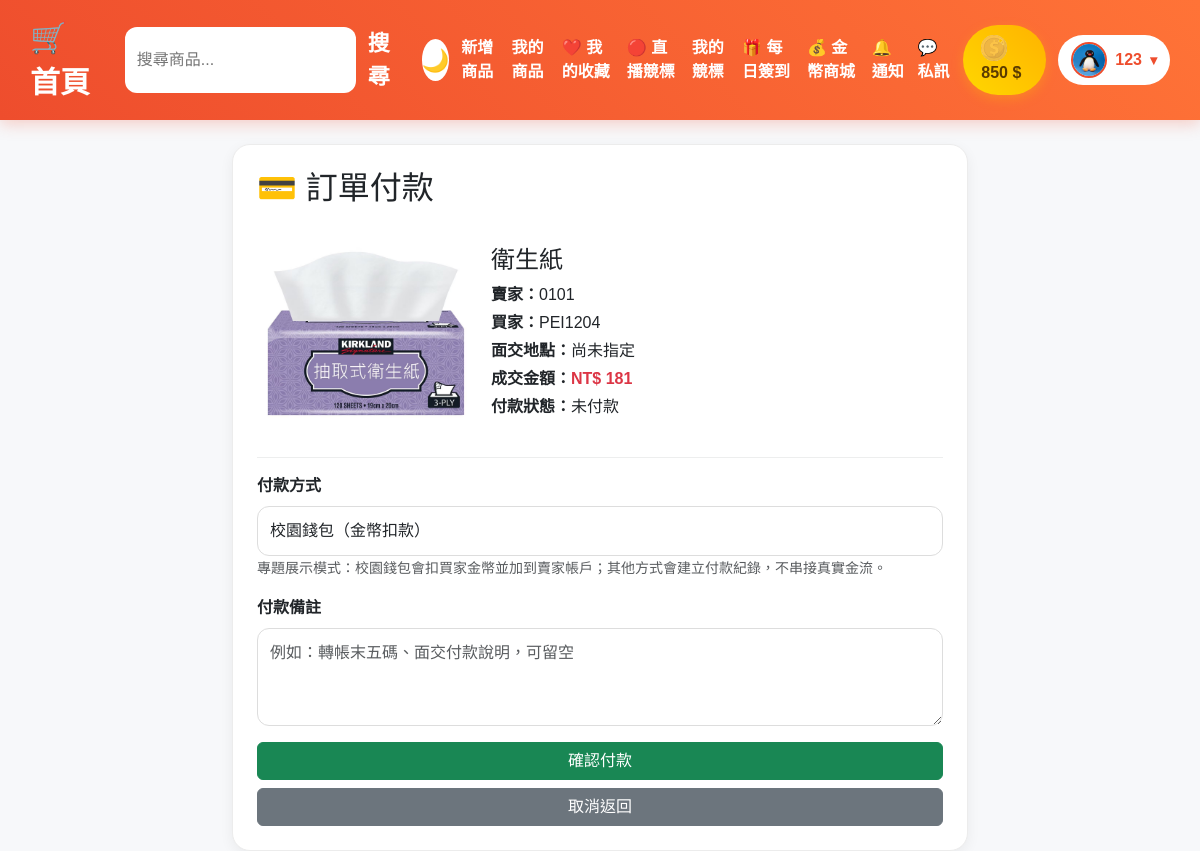
/trade-order/1/pay (signed in), run on the app's committed database.
### tables this page shows
CREATE TABLE products (
    id INTEGER PRIMARY KEY AUTOINCREMENT,
    title TEXT,
    start_price INTEGER,
    current_price INTEGER,
    image TEXT,
    description TEXT,
    category TEXT,
    end_time TEXT,
    user_id INTEGER
, views INTEGER DEFAULT 0, is_pinned INTEGER DEFAULT 0, pin_expire_time TEXT, special_frame INTEGER DEFAULT 0, is_completed INTEGER DEFAULT 0, meet_location TEXT, is_paused INTEGER DEFAULT 0, image1 TEXT, image2 TEXT, image3 TEXT, image4 TEXT, image5 TEXT, condition TEXT DEFAULT '二手', ending_reminder_sent INTEGER DEFAULT 0, trade_method TEXT DEFAULT '面交', meetup_time TEXT DEFAULT '平日晚上', payment_method TEXT DEFAULT '現金', admin_hidden INTEGER DEFAULT 0, admin_hidden_reason TEXT, admin_hidden_at TEXT);

CREATE TABLE users (
    id INTEGER PRIMARY KEY AUTOINCREMENT,
    username TEXT UNIQUE,
    email TEXT,
    password TEXT
, coins INTEGER DEFAULT 100, is_admin INTEGER DEFAULT 0, last_checkin TEXT, avatar TEXT, banner TEXT, has_received_listing_bonus INTEGER DEFAULT 0, is_banned INTEGER DEFAULT 0, ban_reason TEXT, admin_role TEXT DEFAULT 'user', email_verified INTEGER DEFAULT 0, email_verify_token TEXT, phone TEXT, phone_verified INTEGER DEFAULT 0, risk_score INTEGER DEFAULT 0, created_at TEXT, last_ip TEXT, identity_verified INTEGER DEFAULT 0, identity_verify_status TEXT DEFAULT '未申請', identity_reject_reason TEXT, identity_verified_at TEXT);

CREATE TABLE trade_orders (
            id INTEGER PRIMARY KEY AUTOINCREMENT,
            product_id INTEGER UNIQUE,
            seller_id INTEGER,
            buyer_id INTEGER,
            final_price INTEGER,
            status TEXT DEFAULT '等待面交',
            created_at TEXT,
            updated_at TEXT
        , payment_status TEXT DEFAULT '未付款', payment_method TEXT, payment_note TEXT, paid_at TEXT);

### app.py (the view, shortened to what this page needs)
@app.route("/trade-order/<int:order_id>/pay", methods=["GET", "POST"])
def pay_trade_order(order_id):
    if "user_id" not in session:
        return redirect("/login")
    db = get_db()
    order = db.execute(
        """
        SELECT trade_orders.*, products.title, products.image, products.meet_location,
               seller.username AS seller_name, buyer.username AS buyer_name
        FROM trade_orders
        LEFT JOIN products ON trade_orders.product_id = products.id
        LEFT JOIN users AS seller ON trade_orders.seller_id = seller.id
        LEFT JOIN users AS buyer ON trade_orders.buyer_id = buyer.id
        WHERE trade_orders.id=?
        """,
        (order_id,)
    ).fetchone()
    if order is None:
        db.close()
        return "找不到交易訂單"
    if session["user_id"] != order["buyer_id"] and not is_admin():
        db.close()
        return "只有得標買家可以付款"
    db.close()
    return render_template("pay_order.html", order=order)

### app.py (called while the page is built, shortened)
def get_db():
    conn = sqlite3.connect(
        DATABASE,
        timeout=30,
        check_same_thread=False
    )
    conn.row_factory = sqlite3.Row
    return conn

def inject_notification_count():
    if "user_id" not in session:
        return dict(notification_count=0)
    db = get_db()
    count = db.execute(
        """
        SELECT COUNT(*) AS count
        FROM notifications
        WHERE user_id=? AND is_read=0
        """,
        (session["user_id"],)
    ).fetchone()["count"]
    db.close()
    return dict(notification_count=count)

def inject_active_announcements():
    try:
        db = get_db()
        ensure_admin_feature_columns(db)
        announcements = db.execute(
            """
            SELECT *
            FROM announcements
            WHERE IFNULL(is_active, 1)=1
            ORDER BY id DESC
            LIMIT 3
            """
        ).fetchall()
        db.close()
        return dict(active_announcements=announcements)
    except Exception:
        return dict(active_announcements=[])

def current_admin_role():
    role = session.get("admin_role", "user")
    if role == "user" and session.get("is_admin") == 1:
        return "super_admin"
    return role

def is_admin():
    return current_admin_role() in ADMIN_ROLES

def is_super_admin():
    return current_admin_role() == "super_admin"

@app.before_request
def protect_admin_routes():
    if not request.path.startswith("/admin"):
        return None

@app.context_processor
def inject_admin_role_helpers():
    return dict(
        current_admin_role=current_admin_role(),
        admin_role_name=admin_role_name,
        require_admin_role=require_admin_role,
        is_super_admin=is_super_admin()
    )

### templates/pay_order.html (shortened to what this page needs)
{% extends "layout.html" %}
{% block content %}
<div class="container mt-4" style="max-width:760px;">
    <div class="card p-4 shadow-sm">
        <h2 class="mb-3">💳 訂單付款</h2>
        <div class="row g-3 align-items-center">
            <div class="col-md-4">
                <img
                    src="{{ order.image or '/static/default-product.png' }}"
                    style="width:100%;border-radius:16px;object-fit:cover;max-height:220px;"
                >
            </div>
            <div class="col-md-8">
                <h4>{{ order.title }}</h4>
                <p class="mb-1"><strong>賣家：</strong>{{ order.seller_name }}</p>
                <p class="mb-1"><strong>買家：</strong>{{ order.buyer_name }}</p>
                <p class="mb-1"><strong>面交地點：</strong>{{ order.meet_location or '尚未指定' }}</p>
                <p class="mb-1"><strong>成交金額：</strong><span class="text-danger fw-bold">NT$ {{ order.final_price }}</span></p>
                <p class="mb-0"><strong>付款狀態：</strong>{{ order.payment_status or '未付款' }}</p>
            </div>
        </div>
        <hr>
        {% if order.payment_status == '已付款' %}
            <div class="alert alert-success">
                此訂單已付款，付款方式：{{ order.payment_method }}，付款時間：{{ order.paid_at }}。
            </div>
            <a href="/product/{{ order.product_id }}" class="btn btn-shopee">返回商品頁</a>
        {% else %}
            <form method="POST">
                <div class="mb-3">
                    <label class="form-label">付款方式</label>
                    <select name="payment_method" class="form-control" required>
                        <option value="校園錢包">校園錢包（金幣扣款）</option>
                    </select>
                    <small class="text-muted">
                        專題展示模式：校園錢包會扣買家金幣並加到賣家帳戶；其他方式會建立付款紀錄，不串接真實金流。
                    </small>
                </div>
                <div class="mb-3">
                    <label class="form-label">付款備註</label>
                    <textarea
                        name="payment_note"
                        class="form-control"
                        rows="3"
                        placeholder="例如：轉帳末五碼、面交付款說明，可留空"
                    ></textarea>
                </div>
                <button class="btn btn-success w-100" onclick="return confirm('確定送出付款嗎？')">
                    確認付款
                </button>
                <a href="/product/{{ order.product_id }}" class="btn btn-secondary w-100 mt-2">
                    取消返回
                </a>
            </form>
        {% endif %}
    </div>
</div>
{% endblock %}

### templates/layout.html (shortened to what this page needs)
<!DOCTYPE html>
<html lang="zh-TW">
<head>
    <link
        href="https://cdn.jsdelivr.net/npm/bootstrap@5.3.3/dist/css/bootstrap.min.css"
        rel="stylesheet"
    >
    <link
        rel="stylesheet"
        href="{{ url_for('static', filename='style.css') }}"
    >
</head>
<body>
    <nav class="shopee-nav">
        <div class="nav-container">
            <div class="nav-left">
                <a href="/" class="logo">
                    🛒 首頁
                </a>
            </div>
            <div class="nav-center">
                <form
                    action="/"
                    method="GET"
                    class="navbar-search"
                >
                    <input
                        type="text"
                        name="keyword"
                        placeholder="搜尋商品..."
                    >
                    <button type="submit">
                        搜尋
                    </button>
                </form>
            </div>
            <div class="nav-right">
                <button
                    id="themeToggleBtn"
                    class="theme-toggle-btn"
                    type="button"
                    onclick="toggleDarkMode()"
                >
                </button>
                {% if session.get("username") %}
                    <a
                        href="/add"
                        class="nav-link-custom"
                    >
                        新增商品
                    </a>
                    <a
                        href="/my-products"
                        class="nav-link-custom"
                    >
                        我的商品
                    </a>
                    <a
                        href="/my-favorites"
                        class="nav-link-custom"
                    >
                        ❤️ 我的收藏
                    </a>
                    <a
                        href="/live"
                        class="nav-link-custom"
                    >
                        🔴 直播競標
                    </a>
                    <a
                        href="/my-bids"
                        class="nav-link-custom"
                    >
                        我的競標
                    </a>
                    <a
                        href="/daily-checkin"
                        class="nav-link-custom"
                    >
                        🎁 每日簽到
                    </a>
                    <a
                        href="/coin-shop"
                        class="nav-link-custom"
                    >
                        💰 金幣商城
                    </a>
                    <a
                        href="/notifications"
                        class="nav-link-custom notification-link"
                    >
                        🔔 通知
                    </a>
                    <a
                        href="/messages"
                        class="nav-link-custom"
                    >
                        💬 私訊
                    </a>
                    <span class="coin-box">
                        <img
                            src="{{ url_for('static', filename='coin.png') }}"
                            class="coin-icon"
                        >
                        {{ session.get("coins", 0) }} $
                    </span>
                    <div class="user-dropdown">
                        <button
                            class="user-btn"
                            onclick="toggleUserMenu()"
                            type="button"
                        >
                            <img
                                src="{{ session.get('avatar', '/static/default-avatar.png') }}"
                                class="nav-avatar"
                            >
                            <span>
                                {{ session["username"] }}
                            </span>
                            <span class="user-arrow">
                                ▾
                            </span>
                        </button>
                    </div>
                {% endif %}
            </div>
        </div>
    </nav>
    <div class="container mt-4">
        {% block content %}
        {% endblock %}
    </div>
</body>
</html>

### static/style.css (style rules this page uses)
* { margin:0; padding:0; box-sizing:border-box; }
body { background:#f5f5f5; font-family:Arial,sans-serif; color:#222; overflow-x:hidden; }
.shopee-nav { background: linear-gradient( 45deg, #ee4d2d, #ff7337 ); padding:15px 30px; position:sticky; top:0; z-index:999; box-shadow: 0 4px 15px rgba(238,77,45,0.25); }
.nav-container { display:flex; align-items:center; justify-content:space-between; gap:20px; }
.logo { color:white; font-size:30px; font-weight:bold; text-decoration:none; transition:0.3s; }
.nav-center { flex:1; display:flex; justify-content:center; }
.navbar-search { display:flex; width:100%; max-width:500px; }
.navbar-search input { flex:1; padding:12px; border:none; border-radius:10px 0 0 10px; outline:none; }
.navbar-search button { border:none; padding:12px 20px; background:white; font-weight:bold; border-radius:0 10px 10px 0; }
.nav-right { display:flex; align-items:center; gap:12px; }
.nav-link-custom { color:white; text-decoration:none; font-weight:bold; transition:0.3s; }
.coin-box { background: linear-gradient( 45deg, #ffd700, #ffb300 ); padding:10px 18px; border-radius:999px; font-weight:bold; color:#5a3b00; box-shadow: 0 4px 12px rgba(255,193,7,0.3); }
.form-label { font-weight:bold; margin-bottom:8px; }
.form-control { padding:12px; border-radius:12px; border:1px solid #ddd; }
.coin-icon { width:26px; height:26px; margin-right:8px; vertical-align:middle; animation: coinSpin 2s linear infinite; }
.theme-toggle-btn { border:none; background:white; color:#ee4d2d; width:42px; height:42px; border-radius:50%; font-size:22px; font-weight:bold; cursor:pointer; transition:0.3s; }
.user-dropdown { position:relative; }
.user-btn { border:none; background:white; color:#ee4d2d; padding:7px 13px; border-radius:999px; display:flex; align-items:center; gap:8px; font-weight:bold; cursor:pointer; transition:0.2s; white-space:nowrap; }
.nav-avatar { width:36px; height:36px; border-radius:50%; object-fit:cover; border:2px solid #ee4d2d; background:white; }
.user-arrow { font-size:14px; }
.notification-link { position:relative; }
body { background:#f7f8fa; }
.container { max-width:1200px; }
.product-card, .review-card, .chat-box, .notification-card, .message-card, .form-box, .card, .bid-box, .seller-info-box, .auto-bid-box, .winner-box { border-radius:18px !important; box-shadow:0 4px 14px rgba(0,0,0,.06) !important; border:1px solid #ececec; }
hr { opacity:.08; }
input, textarea, select { border-radius:12px !important; }
.navbar-search button { background:transparent !important; border:none !important; box-shadow:none !important; color:white !important; font-size:22px; font-weight:800; padding:0 12px !important; border-radius:0 !important; min-width:auto !important; }

### data on the page
products: image (picture), title "衛生紙"
users: seller_name "0101"
users: buyer_name "PEI1204"
trade_orders: final_price "181", payment_status "未付款"

### other printed values
{{ session.get("coins", 0) }} "850"
{{ session["username"] }} "123"
{{ order.meet_location or '尚未指定' }} "尚未指定"
